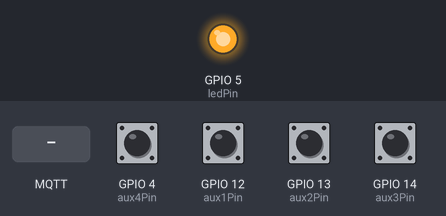
This sketch was run on a simulated ESP8266 (NodeMCU). Parts: output pins drawn as LEDs (lit = HIGH). The test bench sets the inputs (shaded band); at power-on: GPIO 4 (aux4Pin), GPIO 12 (aux1Pin), GPIO 13 (aux2Pin), GPIO 14 (aux3Pin) HIGH. WiFi joins after 1.5 s; servers stay silent unless stated; no MQTT or app messages arrive unless stated; what the sketch prints to the serial monitor is not drawn.

Above: at 2.7 s.
2.8 s: MQTT message "On" arrives on the first subscribed topic
At 3.4 s:
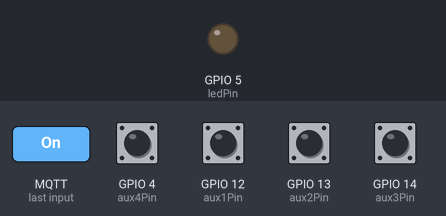
4.3 s: MQTT message "Off" arrives on the first subscribed topic
At 4.6 s:
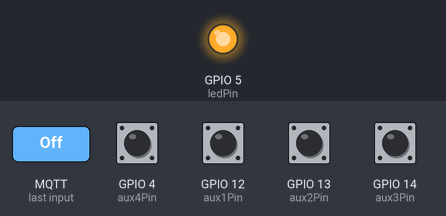
Timing chart, 0 to 7.3 s (numbered marks = the images above; inputs shaded):
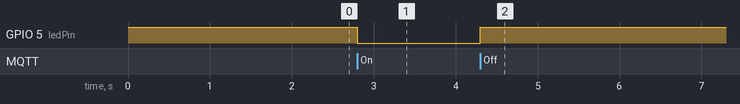

Measured:
- after the input at 2.8 s, GPIO 5 (ledPin): HIGH → LOW at once
- after the input at 4.3 s, GPIO 5 (ledPin): LOW → HIGH at once

The sketch:

MQTT_Alarm_ESP07.ino
```cpp
//----------------------------------------------------------------------------------
// NetworX Security System Monitoring with ESP8266
// Tested on ESP-07 and NodeMCU v1.0
// February 13, 2016
//
// by tgmaxx  <tgmaxx [at] gmail [dot] com>
//----------------------------------------------------------------------------------

#include <ESP8266WiFi.h>
#include <PubSubClient.h>

#define ledPin 5
#define aux1Pin 12
#define aux2Pin 13
#define aux3Pin 14
#define aux4Pin 4

const char* wifi_ssid = "your router ssid";
const char* wifi_password = "your router password";
const char* mqtt_server = "your mqtt server ip address";
const char* mqtt_topic = "NX8V2";

WiFiClient espClient;
PubSubClient client(espClient);

char msgBuff[10];

void setup_wifi() {
  delay(10);
  Serial.println();
  Serial.print("Connecting to ");
  Serial.println(wifi_ssid);
  WiFi.begin(wifi_ssid, wifi_password);
  while (WiFi.status() != WL_CONNECTED) {
    delay(500);
    Serial.print(".");
  }
  Serial.println("");
  Serial.println("WiFi connected");
  Serial.print("IP address: ");
  Serial.println(WiFi.localIP());
}

// handles messages arriving on subscribed topic
void callback(char* topic, byte* payload, unsigned int length) {
  int i;
  Serial.print("Message arrived [");
  Serial.print(topic);
  Serial.print("] ");
  for (i = 0; i < length; i++) {
    Serial.print((char)payload[i]);
  }
  Serial.println();
  for(i=0; i<length; i++) {
    msgBuff[i] = payload[i];
  }
  msgBuff[i] = '\0';
  if (!(strncmp(msgBuff, "On", 2))) {
    digitalWrite(ledPin, LOW);   // Turn the LED on
  } else if (!(strncmp(msgBuff, "Off", 3))){
    digitalWrite(ledPin, HIGH);  // Turn the LED off
  }
}

void reconnect() {
  while (!client.connected()) {
    Serial.print("Attempting MQTT connection...");
    // Attempt to connect
    if (client.connect("espAlarm", mqtt_topic, 0, 0, "offline")) {
      // client.publish(mqtt_topic, "Connected to MQTT broker");
      Serial.println("connected");
      if(client.subscribe("espLED")) {
        // client.publish(mqtt_topic, "subscribed to espLED topic");
        Serial.println("Subscribed to espLED topic");
      }
    } else {
      Serial.print("failed, rc=");
      Serial.print(client.state());
      Serial.println(" try again in 5 seconds");
      delay(5000);
    }
  }
}

void onAux1() {
  client.publish(mqtt_topic, "AUX1"); // Burglar Alarm
  delay(500);
}
void onAux2() {
  client.publish(mqtt_topic, "AUX2"); // Fire Alarm
  delay(500);
}
void onAux3() {
  client.publish(mqtt_topic, "AUX3"); // System Armed
  delay(500);
}
void onAux4() {
  client.publish(mqtt_topic, "AUX4"); // System Disarmed
  delay(500);
}

void setup() {
    pinMode(ledPin,OUTPUT);
    digitalWrite(ledPin, HIGH);  // Turn the LED off
    pinMode(aux1Pin,INPUT_PULLUP);
    pinMode(aux2Pin,INPUT_PULLUP);
    pinMode(aux3Pin,INPUT_PULLUP);
    pinMode(aux4Pin,INPUT_PULLUP);
    attachInterrupt(aux1Pin, onAux1, FALLING);
    attachInterrupt(aux2Pin, onAux2, FALLING);
    attachInterrupt(aux3Pin, onAux3, FALLING);
    attachInterrupt(aux4Pin, onAux4, FALLING);
    Serial.begin(57600);
    setup_wifi();
    client.setServer(mqtt_server, 1883);
    client.setCallback(callback);
}

void loop() {
  if (!client.connected()) {
    reconnect();
  }
  client.loop();
}
```
